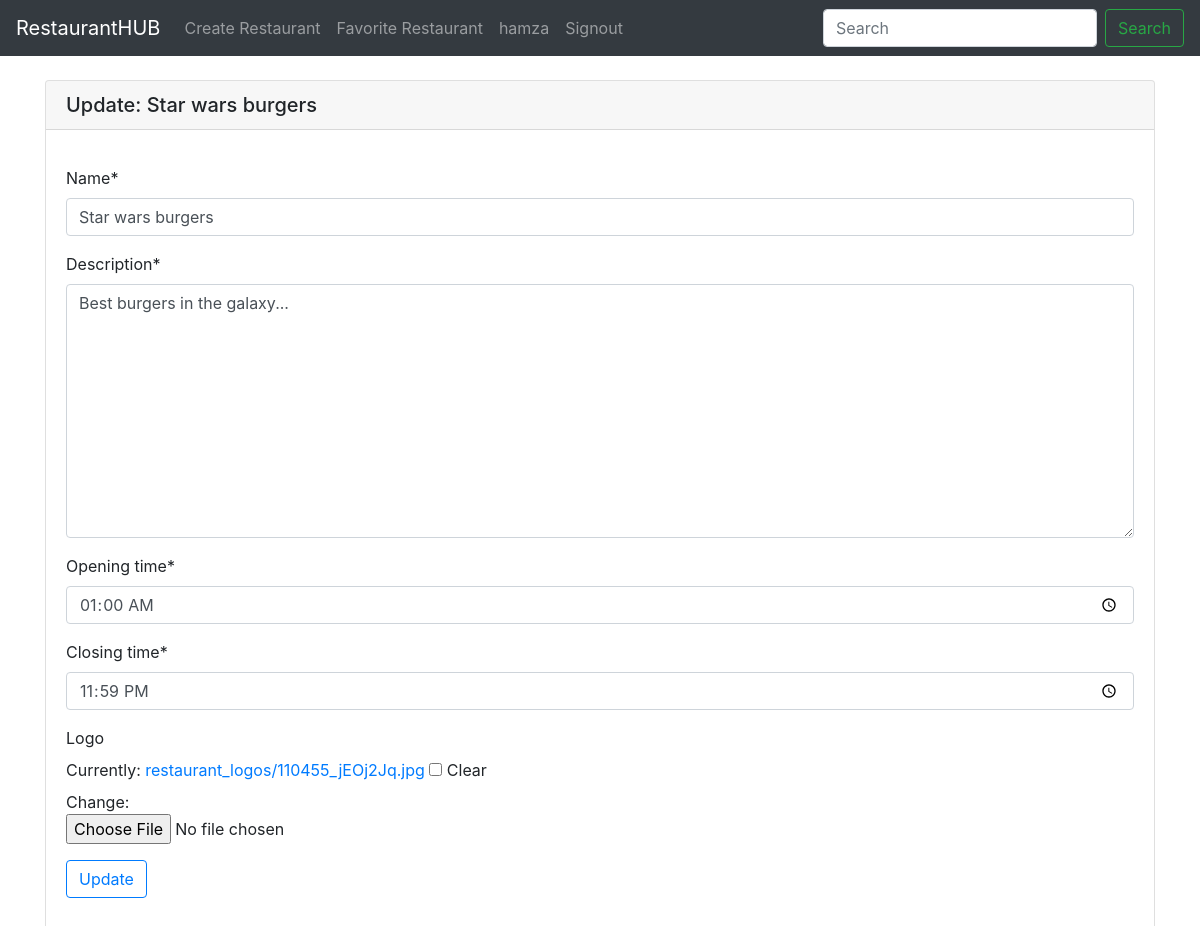
The page /restaurants/5/update/ (signed in) on the database as committed earlier.
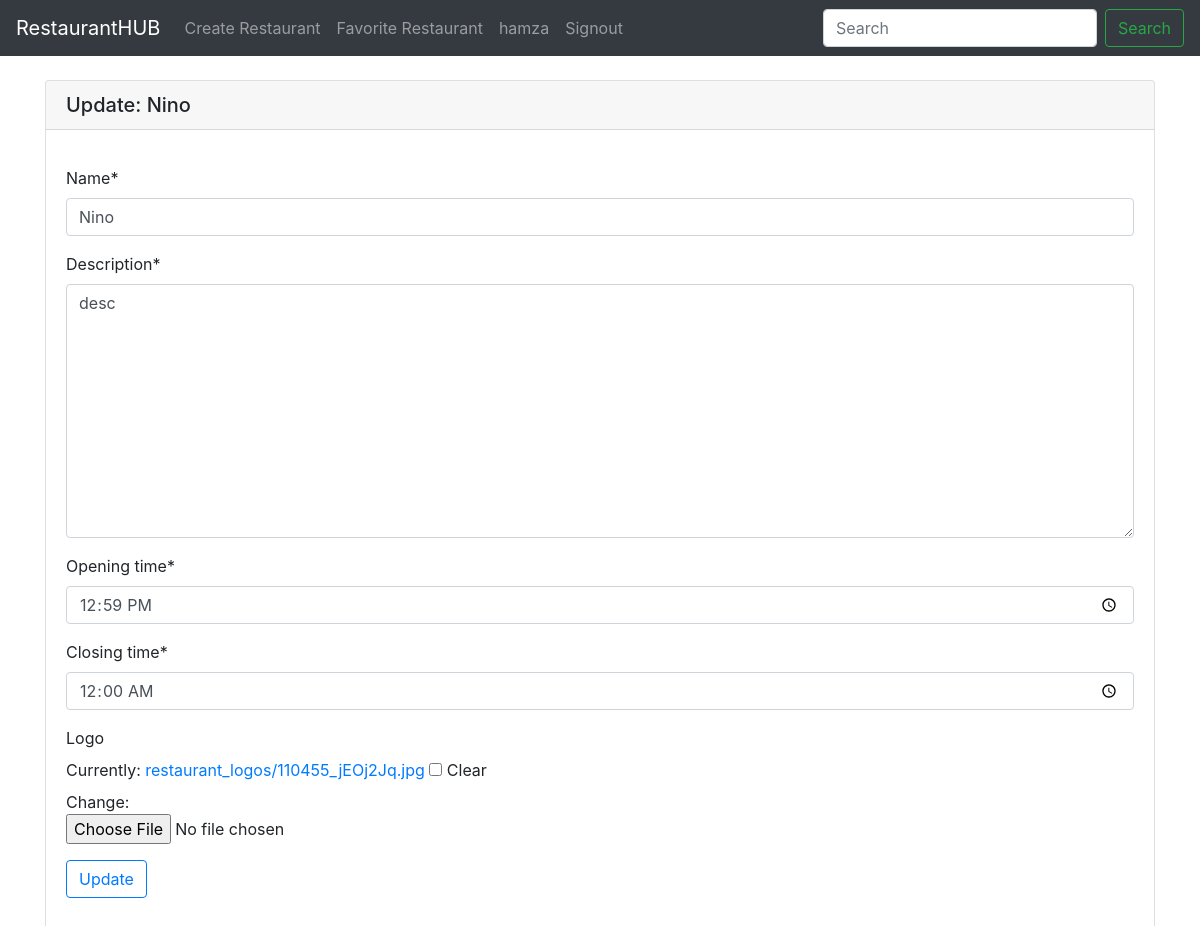
The same page on the database as committed later.
### restaurants/models.py (models this page shows, shortened)
class Restaurant(models.Model):
    owner = models.ForeignKey(User, default=1, on_delete=models.CASCADE)
    name = models.CharField(max_length=120)
    description = models.TextField()
    opening_time = models.TimeField()
    closing_time = models.TimeField()
    logo = models.ImageField(upload_to='restaurant_logos', null=True, blank=True)

### restaurants/views.py (the view)
# urls.py: path('restaurants/<int:restaurant_id>/update/',views.restaurant_update ,name='restaurant-update'),
def restaurant_update(request, restaurant_id):
    restaurant_obj = Restaurant.objects.get(id=restaurant_id)
    if not (request.user.is_staff or request.user == restaurant_obj.owner):
        return redirect('no-access')
    form = RestaurantForm(instance=restaurant_obj)
    if request.method == "POST":
        form = RestaurantForm(request.POST, request.FILES, instance=restaurant_obj)
        if form.is_valid():
            form.save()
            return redirect('restaurant-list')
    context = {
        "restaurant_obj": restaurant_obj,
        "form":form,
    }
    return render(request, 'update.html', context)

### restaurants/forms.py
class RestaurantForm(forms.ModelForm):
    class Meta:
        model = Restaurant
        exclude = ['owner',]
        widgets = {
        	'opening_time': forms.TimeInput(attrs={'type':'time'}),
        	'closing_time': forms.TimeInput(attrs={'type':'time'}),
        }

### restaurants/templates/update.html (shortened to what this page needs)
{% extends "base.html" %}
{% load crispy_forms_tags %}
{% block content %}
<br>
<div class="card">
  <h5 class="card-header">Update: {{restaurant_obj.name}}</h5>
  <div class="card-body">
    <p class="card-text">
        <form action="{% url 'restaurant-update' restaurant_obj.id %}" method="POST" enctype="multipart/form-data">
            {{form|crispy}}
            <input type="submit" value="Update" class="btn btn-outline-primary">
        </form>
    </p>
  </div>
</div>
{% endblock content %}

Rows that differ between the two databases and show on the page:
changed Restaurant: name "Star wars burgers" → "Nino"; description "Best burgers in the galaxy..." → "desc"; opening_time "01:00:00" → "12:59:00"; closing_time "23:59:00" → "00:00:00"
